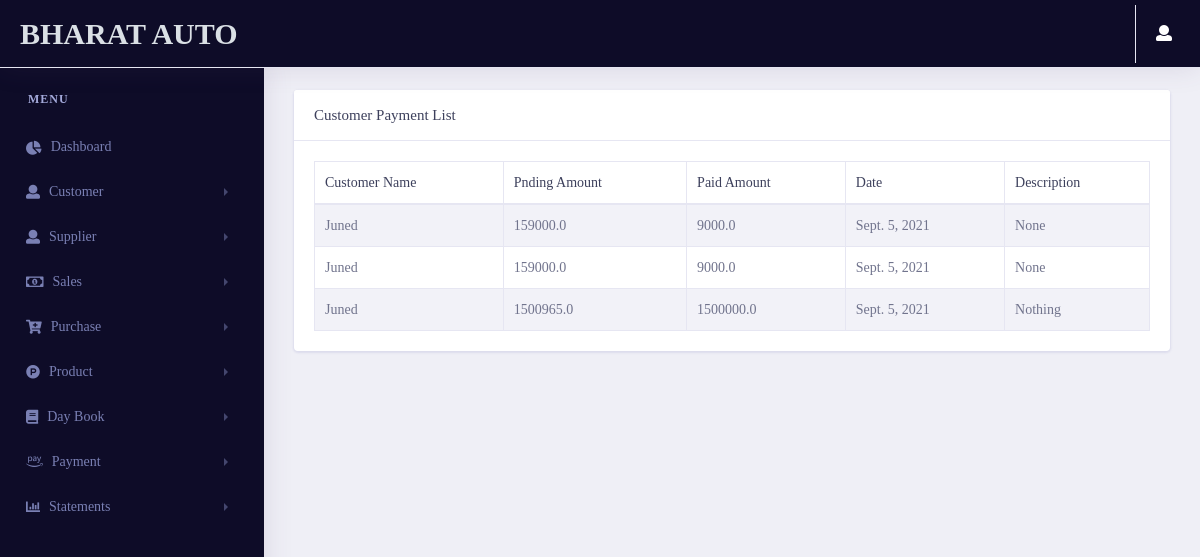
/dashboard/customer_payment_list/ (signed in), run on an earlier commit of the app's database.
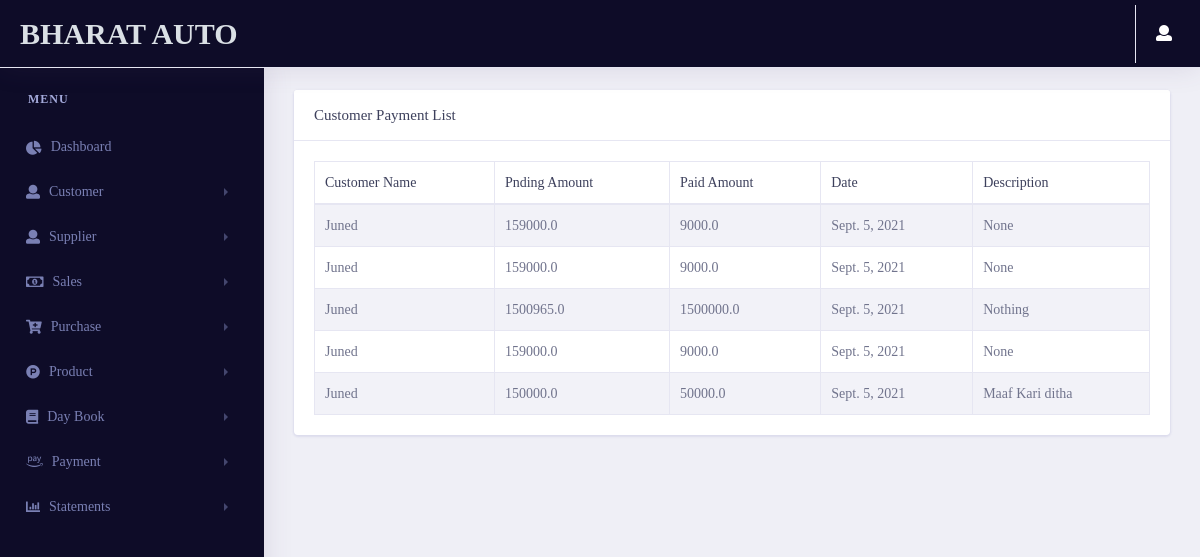
And on a later commit of the database.
### dashboard/models.py (models this page shows, shortened)
class customerpay_estimate(models.Model):
    customer_name = models.ForeignKey(Customer_estimate , on_delete=models.CASCADE)
    pending_amount = models.FloatField()
    paid_amount = models.FloatField()
    round_off = models.FloatField()
    date = models.DateField(auto_now_add=True)
    Description = models.CharField(max_length=100,blank=True,null=True)

class Customer_estimate(models.Model):
    customerid = models.IntegerField()
    fullname = models.CharField(max_length=50)
    contactno = models.CharField(max_length=50)
    city = models.CharField(max_length=50)
    state = models.CharField(max_length=50)
    landmark = models.CharField(max_length=50)
    def __str__(self):
        return self.fullname

### dashboard/views.py (the view)
# urls.py: path('customer_payment_list/',views.customer_payment_list,name="customer_payment_list"),
@login_required(login_url='login')
def customer_payment_list(request):
    Estimate_group = Group.objects.get(name='Estimate')
    GST_group = Group.objects.get(name='GST')
    user = User.objects.get(username=request.user.username)
    try:
        if user.is_authenticated:
            if Estimate_group in user.groups.all():
                customer_payment = customerpay_estimate.objects.all()
            else:
                customer_payment = customerpay_gst.objects.all()
            context = {
                'customer_payment':customer_payment
            }
            return render(request, 'dashboard/customerpaymentlist.html',context)
        else:
            return redirect('login')
    except:
        return redirect('error404')

### pages/templatetags/user_auth.py (called while the page is built)
@register.filter(name='has_group')
def has_group(user, group_name):
    group = Group.objects.get(name=group_name)
    return True if group in user.groups.all() else False

### dashboard/templates/dashboard/customerpaymentlist.html (shortened to what this page needs)
{% extends 'pages/base.html' %}
{% load user_auth %}
{% load static %}
{% block content %}
<link rel="stylesheet" href="{% static 'vendor/bootstrap/css/bootstrap.min.css' %}">
<link href="{% static 'vendor/fonts/circular-std/style.css' %}" rel="stylesheet">
<link rel="stylesheet" href="{% static 'libs/css/style.css' %}">
<link rel="stylesheet" href="{% static 'vendor/fonts/fontawesome/css/fontawesome-all.css' %}">
<link rel="stylesheet" type="text/css" href="{% static 'vendor/datatables/css/dataTables.bootstrap4.css' %}">
{% if request.user|has_group:"Estimate" %}
<div class="row">
    <div class="col-xl-12 col-lg-12 col-md-12 col-sm-12 col-12">
        <div class="card">
            <h5 class="card-header">Customer Payment List</h5>
            <div class="card-body">
                <div class="table-responsive">
                    <table class="table table-striped table-bordered first" id="example">
                        <thead>
                        <tr>
                            <th>Customer Name</th>
                            <th>Pnding Amount</th>
                            <th>Paid Amount</th>
                            <th>Date</th>
                            <th>Description</th>
                        </tr>
                        </thead>
                        <tbody>
                        {% for i in customer_payment %}
                        <tr>
                            <td>{{i.customer_name}}</td>
                            <td>{{i.pending_amount}}</td>
                            <td>{{i.paid_amount}}</td>
                            <td>{{i.date}}</td>
                            <td>{{i.Description}}</td>
                        </tr>
                        {% endfor %}
                        </tbody>
                    </table>
                </div>
            </div>
        </div>
    </div>
</div>
{% endif %}
{% endblock content %}

What changed in the data, as far as the page shows it:
added customerpay_estimate: customer_name "Juned", pending_amount "159000.0", paid_amount "9000.0", date "Sept. 5, 2021", Description "None"
added customerpay_estimate: customer_name "Juned", pending_amount "150000.0", paid_amount "50000.0", date "Sept. 5, 2021", Description "Maaf Kari ditha"
